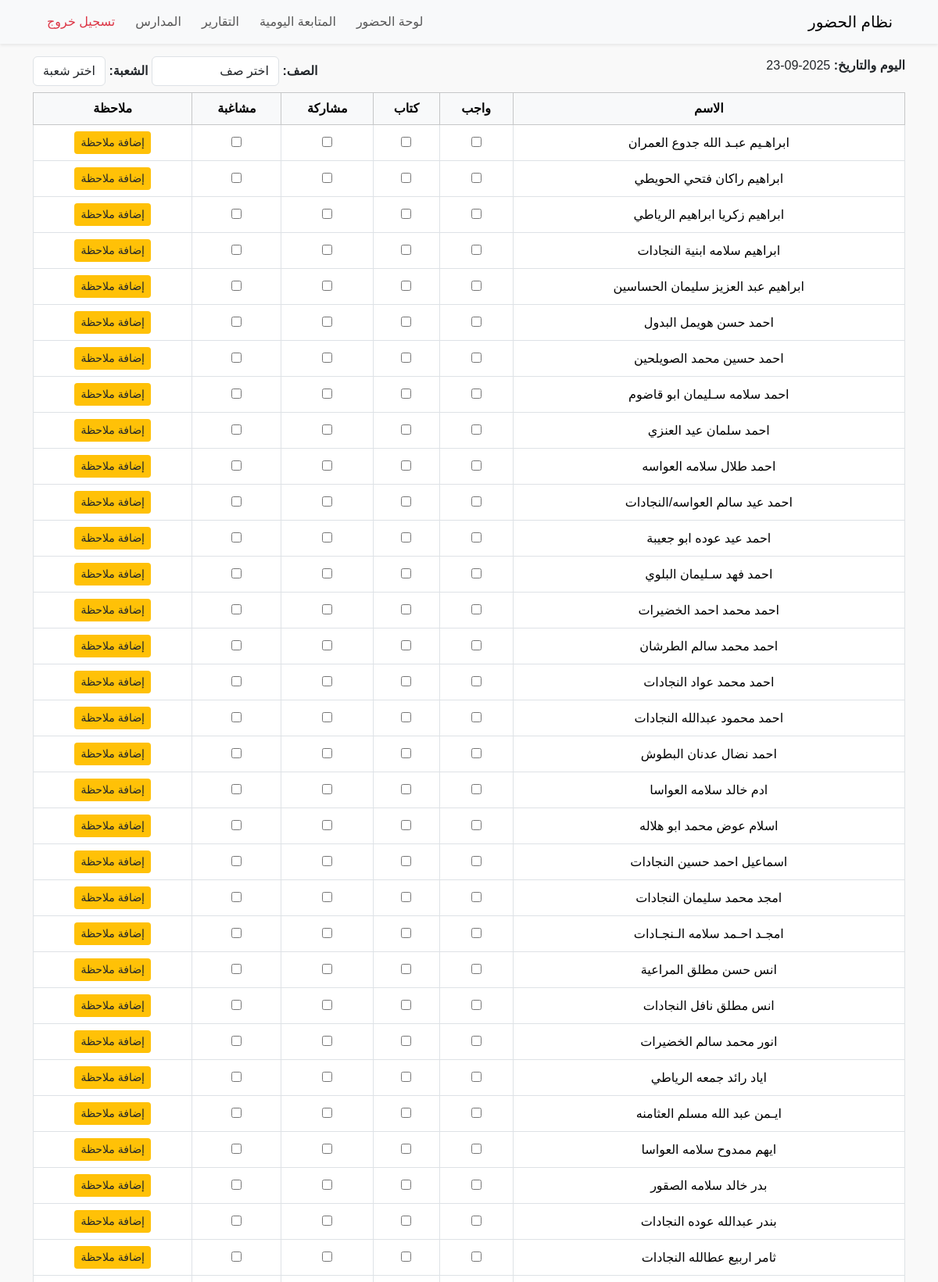
The page /tracking (signed in, upper part) on the database its author committed.
### tables this page shows
CREATE TABLE students (
    id INTEGER PRIMARY KEY AUTOINCREMENT,
    student_name TEXT NOT NULL,
    username TEXT,
    password TEXT
, class_name TEXT, section TEXT, school_id INTEGER REFERENCES schools(id));

### tracking.py (the view)
@login_required
def tracking_page():
    school_id = session.get("school_id")
    if not school_id:
        return redirect(url_for("dashboard"))
    conn = get_db_connection()
    today = date.today().isoformat()
    students = conn.execute(
        "SELECT * FROM students WHERE school_id=? ORDER BY student_name",
        (school_id,)
    ).fetchall()
    if session.get("role") == "teacher":
        teacher_id = session['user']['id']
        rows = conn.execute(
            "SELECT * FROM student_tracking WHERE date=? AND school_id=? AND teacher_id=?",
            (today, school_id, teacher_id)
        ).fetchall()
    else:
        rows = conn.execute(
            "SELECT * FROM student_tracking WHERE date=? AND school_id=?",
            (today, school_id)
        ).fetchall()
    records = {r['student_id']: r for r in rows}
    classes = [row['class_name'] for row in conn.execute(
        "SELECT DISTINCT class_name FROM students WHERE school_id=?",
        (school_id,)
    ).fetchall()]
    sections = [row['section'] for row in conn.execute(
        "SELECT DISTINCT section FROM students WHERE school_id=?",
        (school_id,)
    ).fetchall()]
    conn.close()
    return render_template(
        "tracking.html",
        students=students,
        records=records,
        today=today,
        classes=classes,
        sections=sections
    )

### auth.py (called while the page is built)
def login_required(f):
    @wraps(f)
    def decorated_function(*args, **kwargs):
        if 'user' not in session:
            return redirect(url_for('login'))
        return f(*args, **kwargs)
    return decorated_function

### db.py (called while the page is built)
def get_db_connection():
    conn = sqlite3.connect(DB_NAME)
    conn.row_factory = sqlite3.Row
    return conn

### templates/tracking.html (shortened to what this page needs)
{% include 'partials/header.html' %}
{% include 'partials/navbar.html' %}
<div class="container my-3">
    <div class="d-flex justify-content-between mb-2">
        <div><strong>اليوم والتاريخ: </strong> {{ today }}</div>
        <div>
            <strong>الصف: </strong>
            <select id="classSelect" class="form-control d-inline-block w-auto">
                <option value="">اختر صف</option>
            </select>
            <strong>الشعبة: </strong>
            <select id="sectionSelect" class="form-control d-inline-block w-auto">
                <option value="">اختر شعبة</option>
            </select>
        </div>
    </div>
    <table class="table table-bordered" id="trackingTable">
        <thead class="table-light">
            <tr>
                <th>الاسم</th>
                <th>واجب</th>
                <th>كتاب</th>
                <th>مشاركة</th>
                <th>مشاغبة</th>
                <th>ملاحظة</th>
            </tr>
        </thead>
        <tbody>
            {% for student in students %}
            {% set rec = records.get(student.id, {}) %}
            <tr data-class="{{ student.class_name }}" data-section="{{ student.section }}">
                <td>{{ student.student_name }}</td>
                <td><input type="checkbox" class="track-checkbox" data-student="{{ student.id }}" data-field="homework" {% if rec.homework %}checked{% endif %}></td>
                <td><input type="checkbox" class="track-checkbox" data-student="{{ student.id }}" data-field="book" {% if rec.book %}checked{% endif %}></td>
                <td><input type="checkbox" class="track-checkbox" data-student="{{ student.id }}" data-field="participation" {% if rec.participation %}checked{% endif %}></td>
                <td><input type="checkbox" class="track-checkbox" data-student="{{ student.id }}" data-field="misbehavior" {% if rec.misbehavior %}checked{% endif %}></td>
                <td>
                    <button class="btn btn-sm btn-warning note-btn" data-student="{{ student.id }}" {% if rec.note %}style="background:red"{% endif %}>
                        {% if rec.note %}تم إدخال ملاحظة{% else %}إضافة ملاحظة{% endif %}
                    </button>
                </td>
            </tr>
            {% endfor %}
        </tbody>
    </table>
</div>
{% include 'partials/footer.html' %}

### static/css/style.css (style rules this page uses)
html, body { height: 100%; margin: 0; padding: 0; }
body { font-family: 'Tajawal', sans-serif; background-color: #f9f9f9; direction: rtl; text-align: right; display: flex; flex-direction: column; min-height: 100vh; }
table { width: 100%; border-collapse: collapse; direction: rtl; }
th, td { text-align: center; padding: 10px; vertical-align: middle; }
th { background-color: #f8f9fa; }
td button { min-width: 70px; margin: 0 2px; }
.btn-warning { background-color: #ffc107; border: none; color: #212529; }

### templates/tracking.html (style rules this page uses)
#trackingTable thead th { position: sticky; top: 0; background: #f8f9fa; z-index: 10; }

### rows shown on the page
students: student_name "ابراهـيم عبـد الله جدوع العمران", shows "إضافة ملاحظة"
students: student_name "ابراهيم راكان فتحي الحويطي", shows "إضافة ملاحظة"
students: student_name "ابراهيم زكريا ابراهيم الرياطي", shows "إضافة ملاحظة"
students: student_name "ابراهيم سلامه ابنية النجادات", shows "إضافة ملاحظة"
students: student_name "ابراهيم عبد العزيز سليمان الحساسين", shows "إضافة ملاحظة"
students: student_name "احمد حسن هويمل البدول", shows "إضافة ملاحظة"
students: student_name "احمد حسين محمد الصويلحين", shows "إضافة ملاحظة"
students: student_name "احمد سلامه سـليمان ابو قاضوم", shows "إضافة ملاحظة"
students: student_name "احمد سلمان عيد العنزي", shows "إضافة ملاحظة"
students: student_name "احمد طلال سلامه العواسه", shows "إضافة ملاحظة"
students: student_name "احمد عيد سالم العواسه/النجادات", shows "إضافة ملاحظة"
students: student_name "احمد عيد عوده ابو جعيبة", shows "إضافة ملاحظة"
students: student_name "احمد فهد سـليمان البلوي", shows "إضافة ملاحظة"
students: student_name "احمد محمد احمد الخضيرات", shows "إضافة ملاحظة"
students: student_name "احمد محمد سالم الطرشان", shows "إضافة ملاحظة"
students: student_name "احمد محمد عواد النجادات", shows "إضافة ملاحظة"
students: student_name "احمد محمود عبدالله النجادات", shows "إضافة ملاحظة"
students: student_name "احمد نضال عدنان البطوش", shows "إضافة ملاحظة"
students: student_name "ادم خالد سلامه العواسا", shows "إضافة ملاحظة"
students: student_name "اسلام عوض محمد ابو هلاله", shows "إضافة ملاحظة"
students: student_name "اسماعيل احمد حسين النجادات", shows "إضافة ملاحظة"
students: student_name "امجد محمد سليمان النجادات", shows "إضافة ملاحظة"
students: student_name "امجـد احـمد سلامه الـنجـادات", shows "إضافة ملاحظة"
students: student_name "انس حسن مطلق المراعية", shows "إضافة ملاحظة"
students: student_name "انس مطلق نافل النجادات", shows "إضافة ملاحظة"
students: student_name "انور محمد سالم الخضيرات", shows "إضافة ملاحظة"
students: student_name "اياد رائد جمعه الرياطي", shows "إضافة ملاحظة"
students: student_name "ايـمن عبد الله مسلم العثامنه", shows "إضافة ملاحظة"
students: student_name "ايهم ممدوح سلامه العواسا", shows "إضافة ملاحظة"
students: student_name "بدر خالد سلامه الصقور", shows "إضافة ملاحظة"
students: student_name "بندر عبدالله عوده النجادات", shows "إضافة ملاحظة"
students: student_name "ثامر اربيع عطالله النجادات", shows "إضافة ملاحظة"
